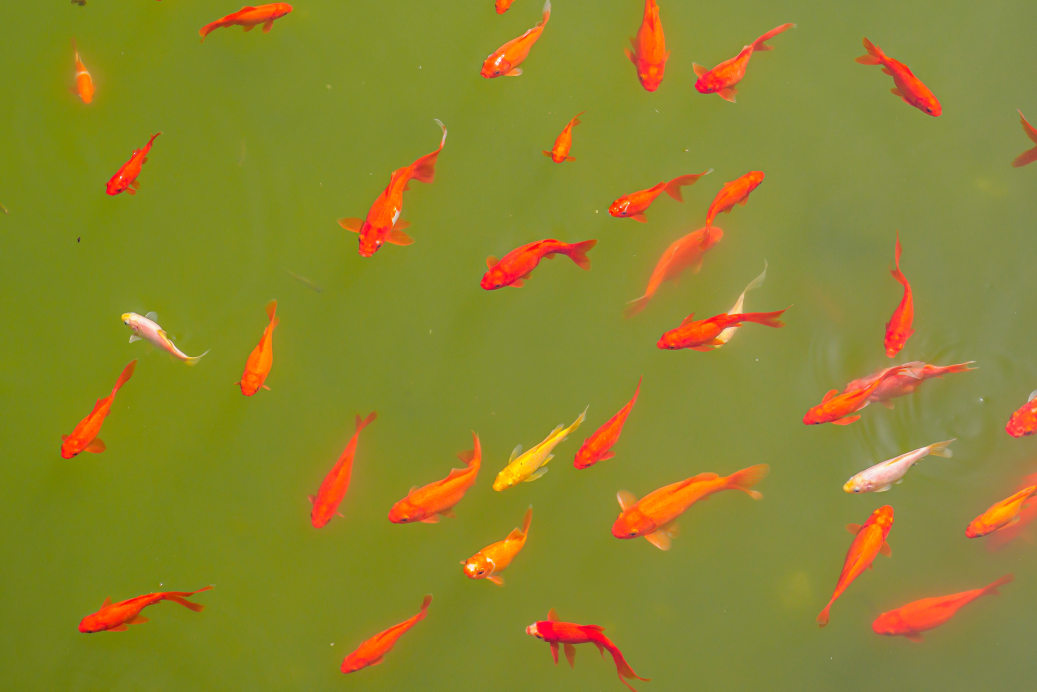
#> input picture opencv/img/high.jpg, 5184 x 3456 px, found by its file name (shown at 1/5 size)
$ python turbidity.py
#> lines starting #> are read from the running program, lines starting #| are printed output that depends on the picture; after the words box and inside, x2 and y2 are one past the last pixel; in counts of white or black regions, pixels touching at a corner belong together; long printed decimals are rounded
import cv2 as cv

lowerBound = (30, 0, 0)
upperBound = (80, 255, 200)

# High turbidity
src = cv.imread("opencv/img/high.jpg")
#> src is the input picture: shape (3456, 5184, 3); mean B, G, R 44.7, 134.6, 141
if src is None:
    raise Exception("Could not load image")
src = cv.resize(src, (640, 480), interpolation=cv.INTER_CUBIC)
#> src: shape (480, 640, 3)
src_hsv = cv.cvtColor(src, cv.COLOR_BGR2HSV)
#> src_hsv: shape (480, 640, 3); mean H, S, V 31, 176.5, 148.9
H_dst = cv.inRange(src_hsv, lowerBound, upperBound)
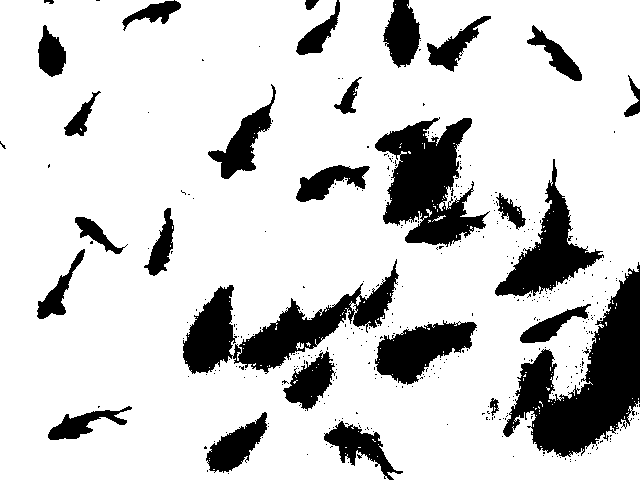
#> H_dst: shape (480, 640); 81.4% white; 384 black regions (356 under 20 px), largest, box (x1, y1, x2, y2) and area: (503, 262, 640, 457) 11498, (183, 259, 399, 374) 8115, (375, 117, 490, 247) 7804
height, width = H_dst.shape[:2]
#> height = 480; width = 640
pixel_cnt = (height * width)
#> pixel_cnt = 307200
# divide the image BGR into 3 parts
b, g, r = cv.split(src)
# multiply the image BGR by the mask
H_g = cv.bitwise_and(g, H_dst)
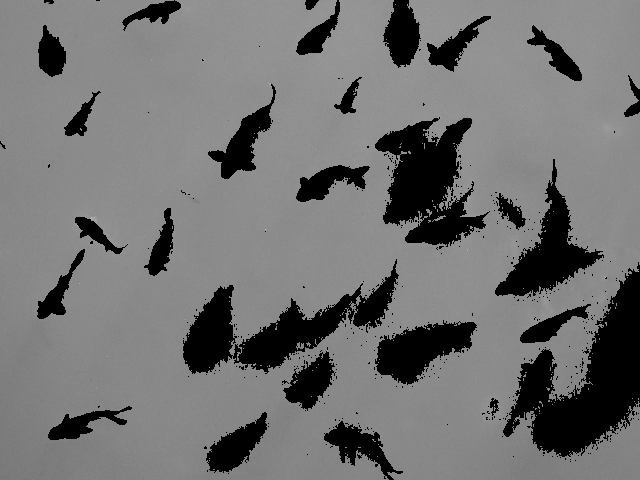
#> H_g: shape (480, 640); min 0, max 193, mean 113.2
# sum the pixels of the image
H_g_sum = cv.sumElems(H_g)
#> H_g_sum = (34780400, 0, 0, 0)
# calculate the average
print("High = ", H_g_sum[0]/pixel_cnt)
#| High =  113.217

# Low turbidity
src = cv.imread("opencv/img/low.jpg")
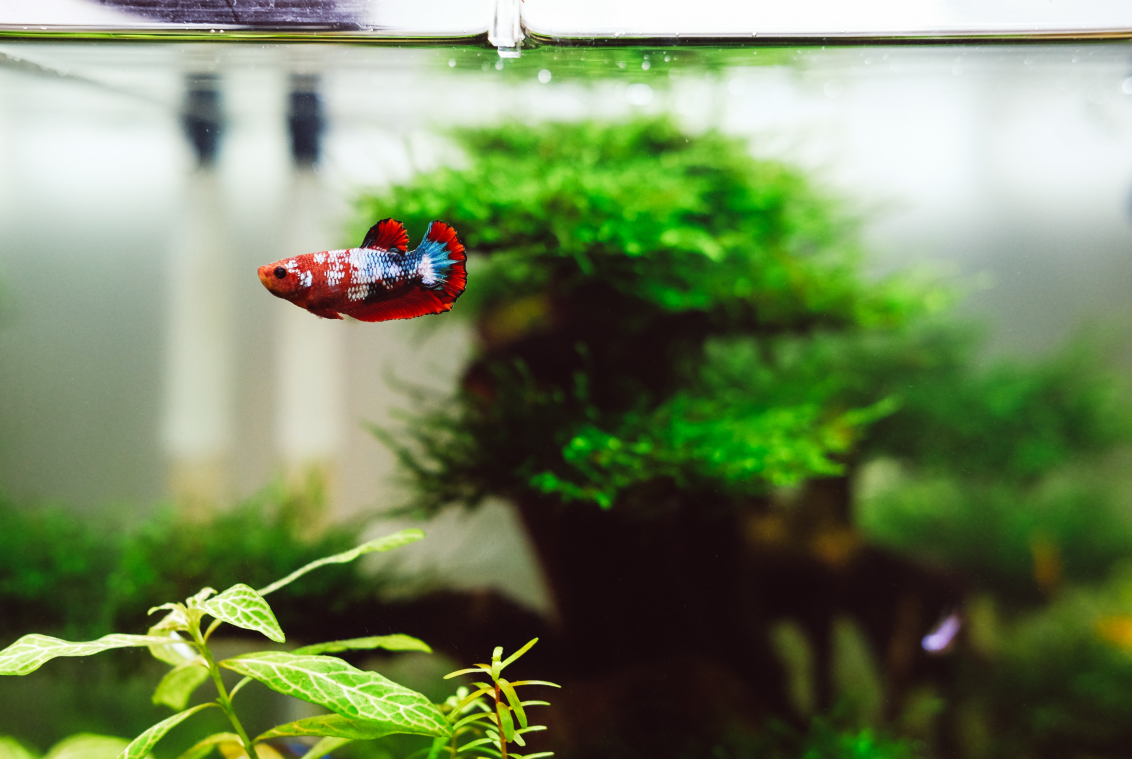
#> input picture opencv/img/low.jpg, 4525 x 3035 px, found by its file name (shown at 1/4 size)
#> src is the input picture: shape (3035, 4525, 3); mean B, G, R 91.3, 131.6, 114.6
src = cv.resize(src, (640, 480), interpolation=cv.INTER_CUBIC)
#> src: shape (480, 640, 3)
src_hsv = cv.cvtColor(src, cv.COLOR_BGR2HSV)
#> src_hsv: shape (480, 640, 3); mean H, S, V 53.7, 111.2, 135.5
L_dst = cv.inRange(src_hsv, lowerBound, upperBound)
#> L_dst: shape (480, 640); 47.2% white; 233 white regions (207 under 20 px), largest, box (x1, y1, x2, y2) and area: (0, 76, 640, 465) 114170, (0, 388, 284, 480) 12901, (185, 20, 640, 54) 4245
height, width = L_dst.shape[:2]
pixel_cnt = (height * width)
# divide the image BGR into 3 parts
b, g, r = cv.split(src)
# multiply the image BGR by the mask
L_g = cv.bitwise_and(g, L_dst)
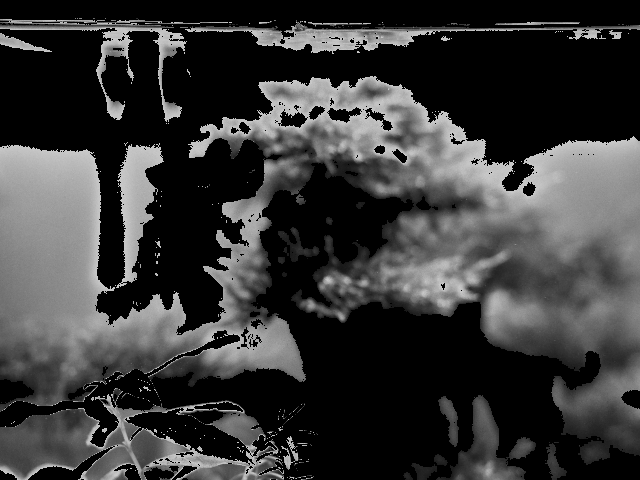
#> L_g: shape (480, 640); min 0, max 200, mean 56.6
# sum all pixels
L_g_sum = cv.sumElems(L_g)
#> L_g_sum = (17398079, 0, 0, 0)
# average pixels
print("Low =", L_g_sum[0] / pixel_cnt)
#| Low = 56.634

# stack the images
stack_dst = cv.hconcat([H_dst, L_dst])
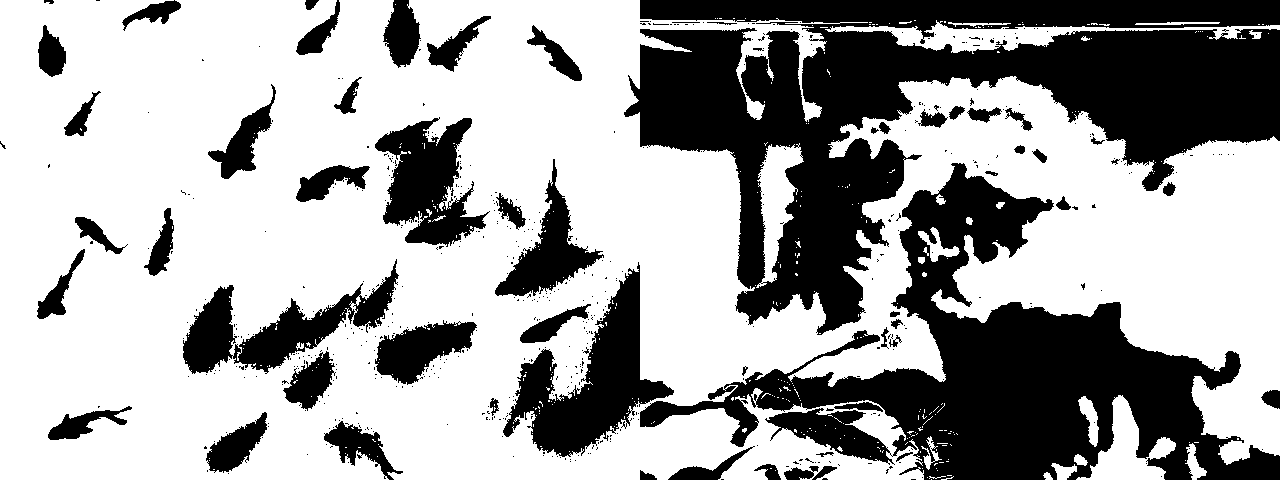
#> stack_dst: shape (480, 1280); 64.3% white; 574 black regions (515 under 20 px), largest, box (x1, y1, x2, y2) and area: (624, 0, 1280, 335) 93152, (640, 163, 1280, 480) 64253, (503, 262, 674, 457) 12059
stack_g = cv.hconcat([H_g, L_g])
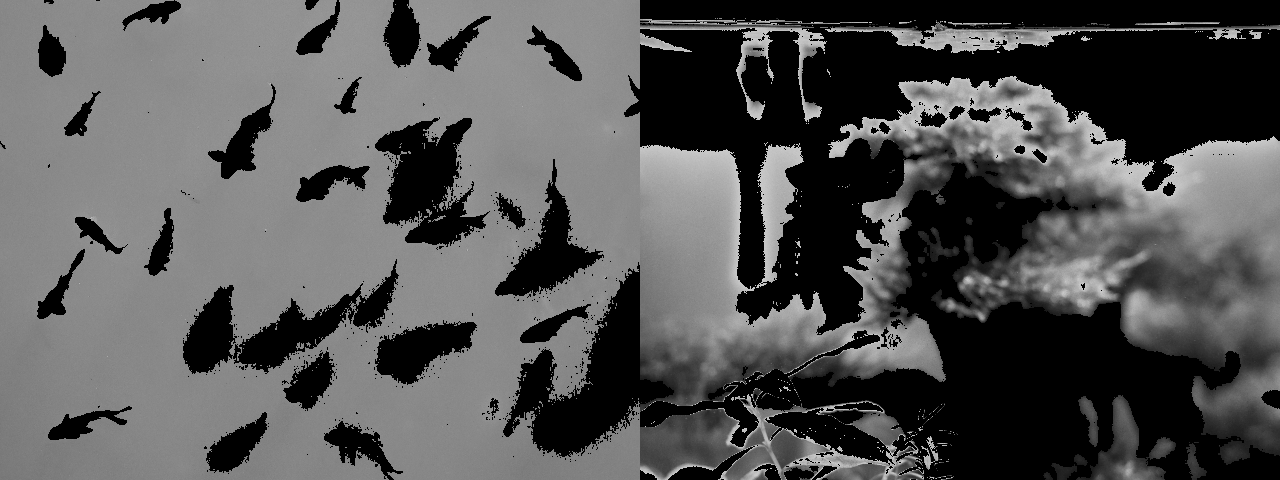
#> stack_g: shape (480, 1280); min 0, max 200, mean 84.9
image = cv.vconcat([stack_dst, stack_g])
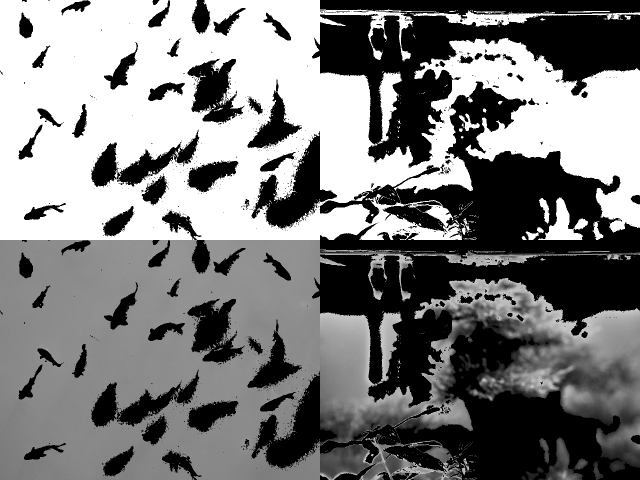
#> image: shape (960, 1280) (shown at 1/2 size); min 0, max 255, mean 124.4
cv.imshow("stack", image)

cv.waitKey()
